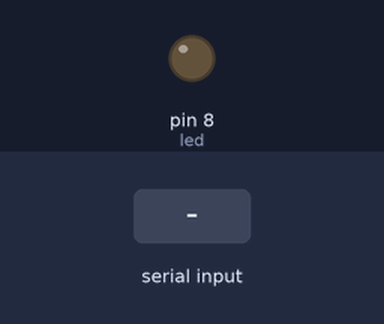
Recording of a sketch running on a simulated Arduino Uno, built with avr-gcc and run on an emulated ATmega328P. Shown: output pins drawn as LEDs (lit = HIGH). The inputs (shaded band) are chosen by the test bench.

Above: at 1.2 s.
1.3 s: "1" received over the second serial link
At 2.2 s:
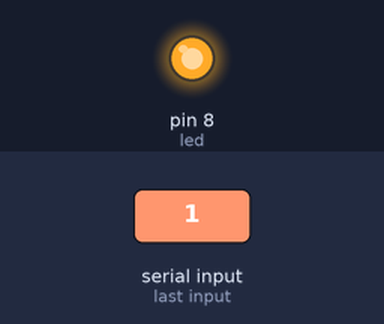
2.8 s: "2" received over the second serial link
At 3.4 s:
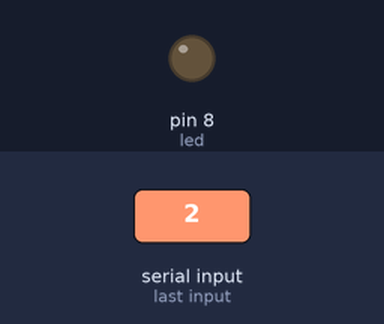
Timing chart, 0 to 5.8 s (numbered marks = the images above; inputs shaded):
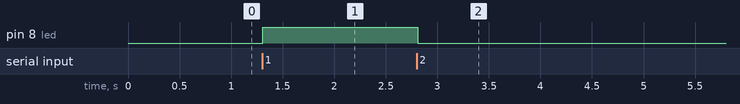

Measured:
- after the input at 1.3 s, pin 8 (led): LOW → HIGH at once
- after the input at 2.8 s, pin 8 (led): HIGH → LOW at once

The sketch:

BT_ledonoff.ino
```cpp
#include <SoftwareSerial.h>    //블루투스 시리얼 통신 라이브러리 추가
SoftwareSerial BTSerial(2, 3); //블루투스 설정 BTSerial(Tx, Rx)

int led = 8;

void setup() {
  BTSerial.begin(9600);       //시리얼 통신 초기화
  BTSerial.println("Hello!"); //터미널 작동 확인용 문자열
  pinMode(led, OUTPUT);
}

void loop() {
  char bt_cmd = 0;
  if (BTSerial.available())   //데이터가 입력되었을 때
  {
    bt_cmd = BTSerial.read();
    if(bt_cmd == '1')
      digitalWrite(led, 1);
    else if(bt_cmd == '2')
      digitalWrite(led, 0);
  }
  delay(100);
}
```
